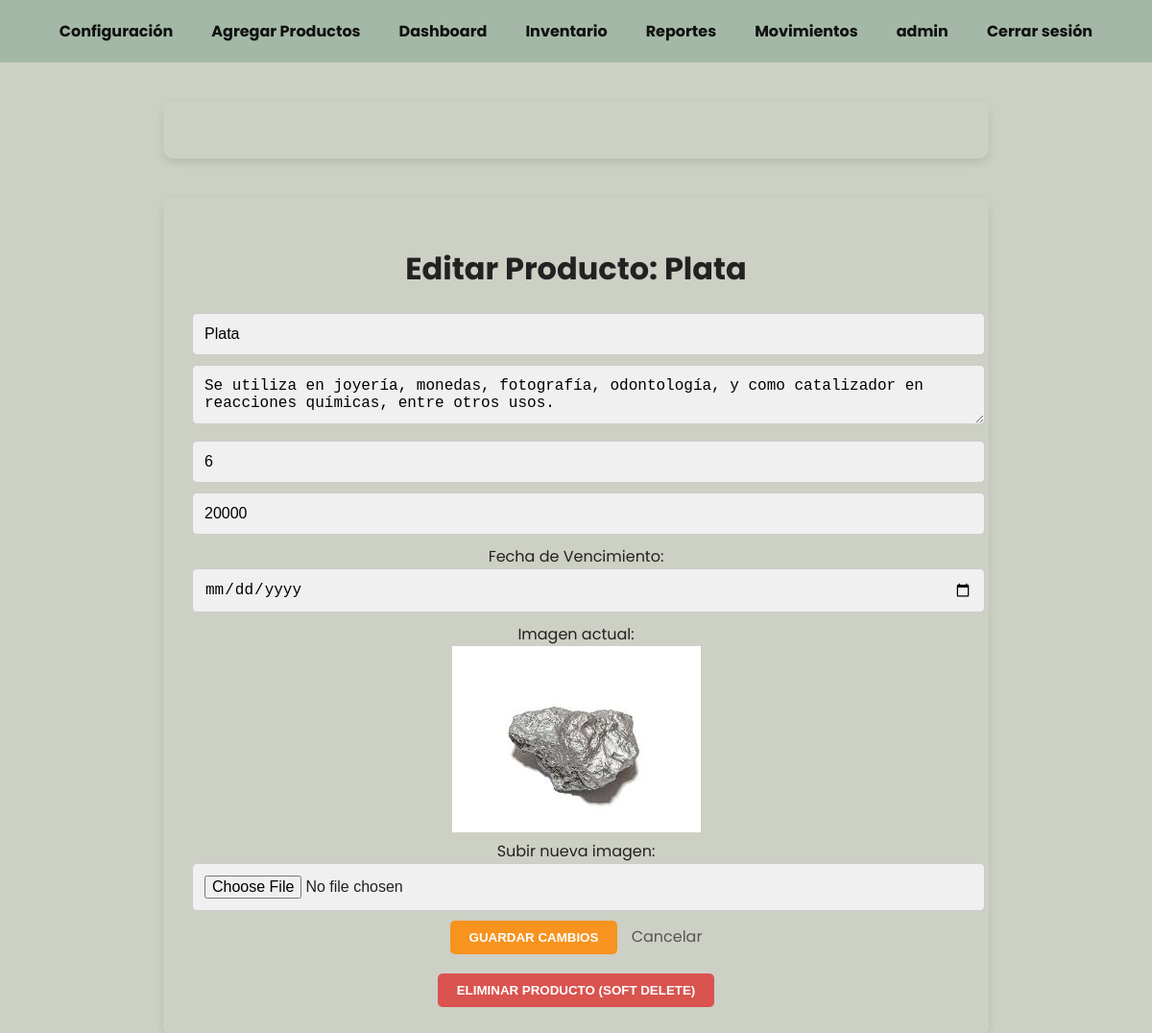
Before: /productos-inventario/editar/2/ (signed in) with the older database file.
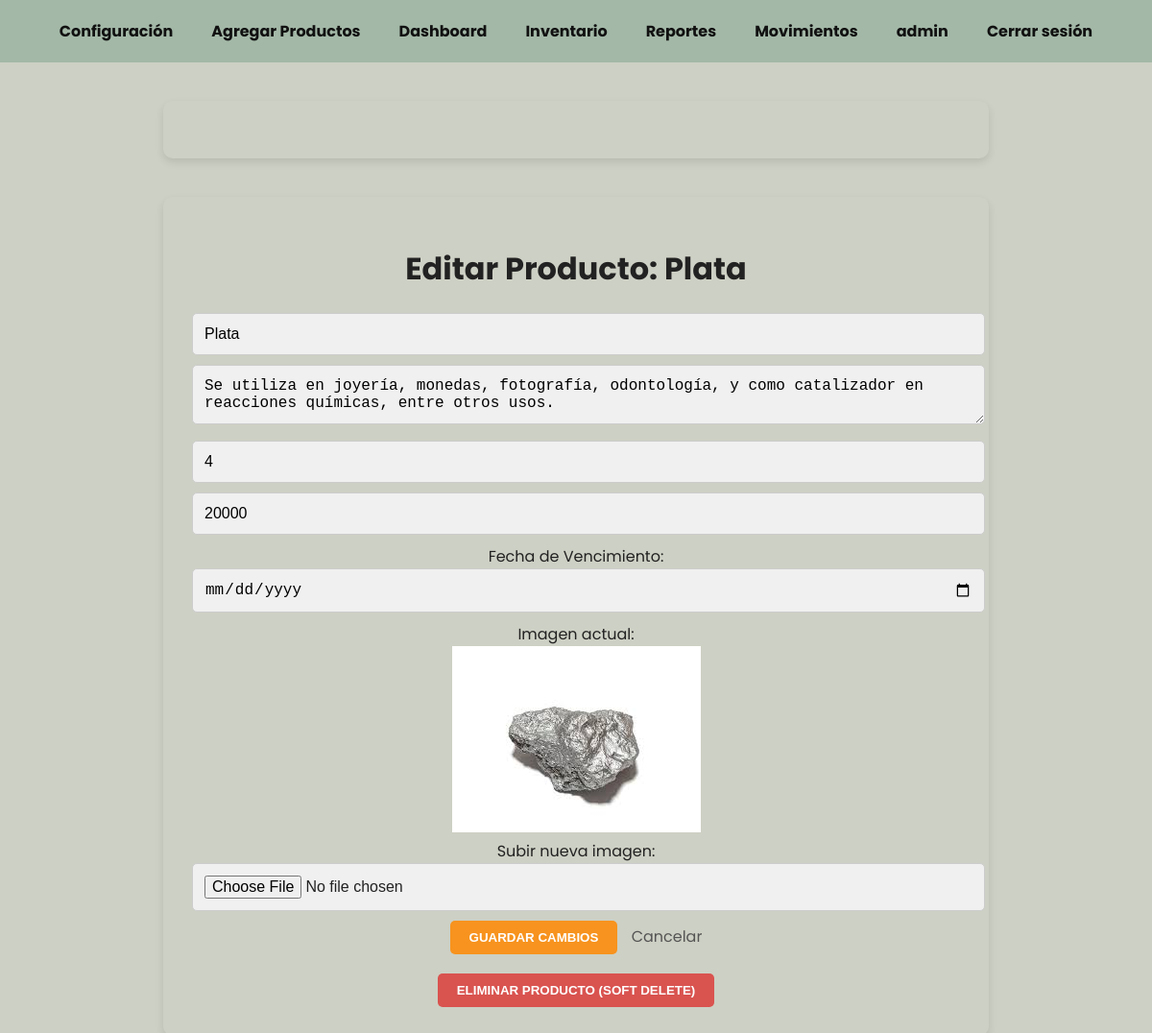
After: the same page with the newer database file.
### inventario_app/models.py (models this page shows, shortened)
class Producto(models.Model):
    nombre = models.CharField(max_length=255)
    descripcion = models.TextField()
    stock = models.IntegerField()
    precio = models.DecimalField(max_digits=10, decimal_places=2)
    imagen = models.ImageField(upload_to='productos/', null=True, blank=True)
    created_at = models.DateTimeField(auto_now_add=True)
    updated_at = models.DateTimeField(auto_now=True)
    estado = models.BooleanField(default=True)
    fecha_vencimiento = models.DateField(null=True, blank=True)  # Fecha de vencimiento del producto

### inventario_app/views.py (the view, shortened to what this page needs)
# urls.py: path('productos-inventario/editar/<int:pk>/', views.editar_producto_separado, name='editar_producto_separado'),
@login_required
def editar_producto_separado(request, pk):
    producto = get_object_or_404(Producto, pk=pk)
    return render(request, 'inventario_app/editar_inventario.html', {'producto': producto})

### inventario_app/context_processors.py (called while the page is built)
def admin_check(request):
    print(f"Verificando usuario: {request.user.username}")  # Esto te confirmará que el context processor se ejecuta.
    if not request.user.is_authenticated:
        return {'es_admin': False}
    es_admin = request.user.groups.filter(name='Administrador').exists()
    print(es_admin)
    return {'es_admin': es_admin}

### inventario_app/templates/inventario_app/editar_inventario.html (shortened to what this page needs)
<!DOCTYPE html>
<html lang="es">
<head>
</head>
<body>
  {% include "inventario_app/navbar.html" %}
<div class="container">
  <h1>Editar Producto: {{ producto.nombre }}</h1>
  <form method="POST" enctype="multipart/form-data">
    <input type="text" name="nombre" value="{{ producto.nombre }}" required>
    <textarea name="descripcion" required>{{ producto.descripcion }}</textarea>
    <input type="number" name="stock" value="{{ producto.stock }}" required>
    <input type="number" step="0.01" name="precio" value="{{ producto.precio|floatformat:0 }}" required>
    <label>Fecha de Vencimiento:</label>
    <input type="date" name="fecha_vencimiento" value="{{ producto.fecha_vencimiento|date:"Y-m-d" }}">
    <label>Imagen actual:</label><br>
    {% if producto.imagen %}
      <img src="{{ producto.imagen.url }}" alt="{{ producto.nombre }}">
    {% else %}
      <p>No hay imagen</p>
    {% endif %}
    <br>
    <label>Subir nueva imagen:</label>
    <input type="file" name="imagen" accept="image/*">
    <button type="submit">Guardar Cambios</button>
    <a href="{% url 'productos_inventario' %}" class="cancel">Cancelar</a>
  </form>
  <form method="POST" action="{% url 'eliminar_producto' producto.pk %}" style="margin-top: 20px;" onsubmit="return confirm('¿Seguro que quieres eliminar este producto?');">
    <button type="submit" style="background-color: #d9534f; color: white; border: none; padding: 10px 20px; border-radius: 5px; cursor: pointer;">
      Eliminar Producto (Soft Delete)
    </button>
  </form>
</div>

Changed rows visible on the page:
changed Producto "Plata": stock "6" → "4"
